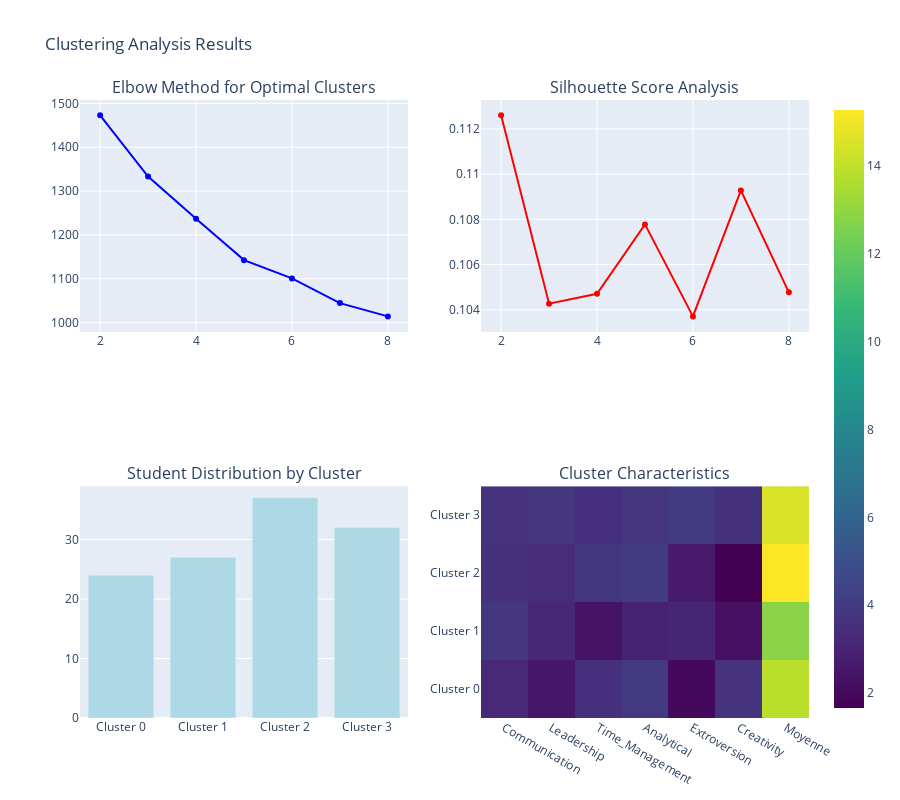
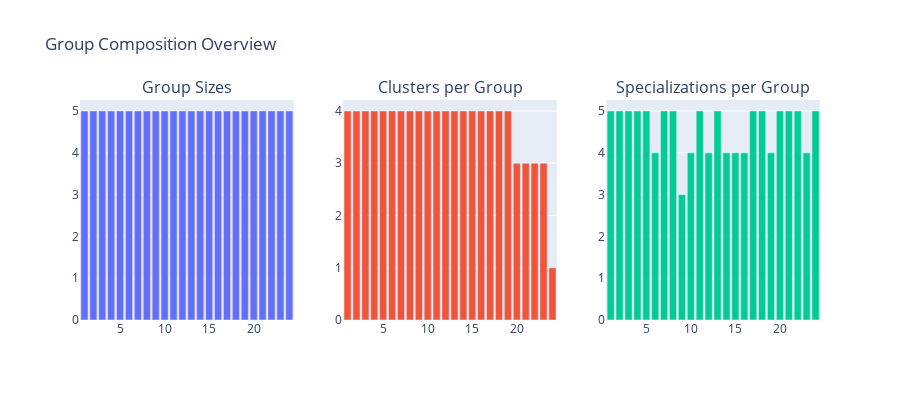
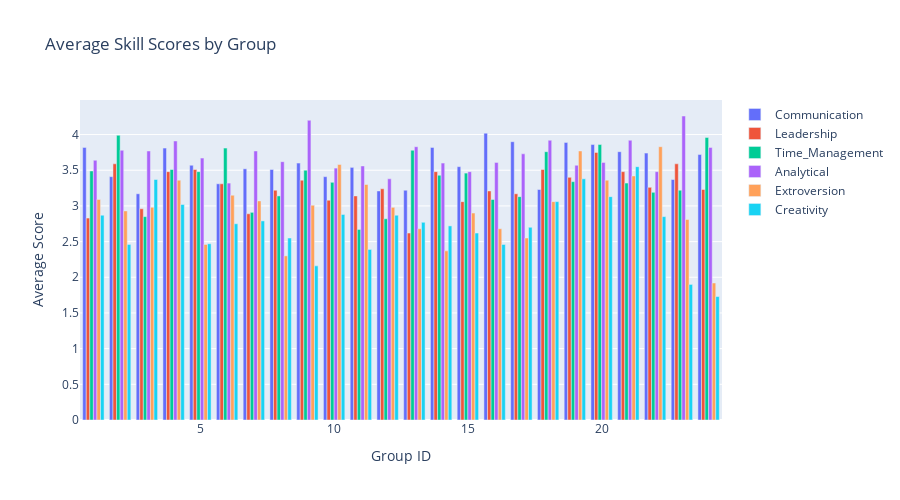
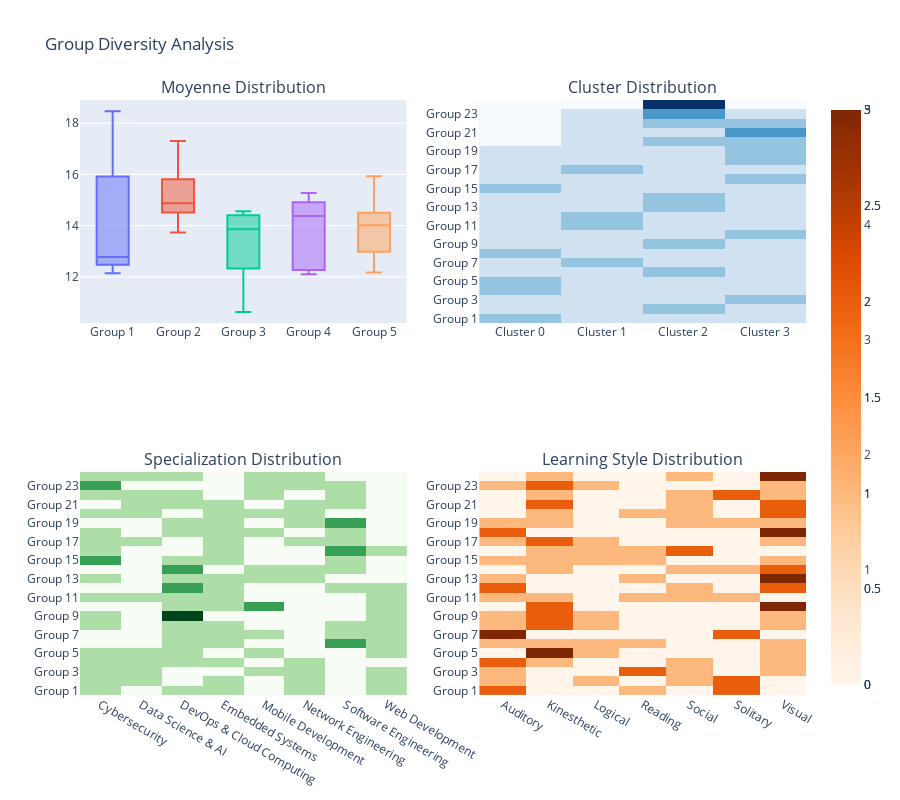

The cell these charts' notebook holds for them, in order:
### Code cell
def visualize_clustering_analysis(cluster_analysis, students_df):
    """
    Create comprehensive visualizations for clustering analysis
    """
    # Create subplots
    fig = make_subplots(
        rows=2, cols=2,
        subplot_titles=[
            'Elbow Method for Optimal Clusters',
            'Silhouette Score Analysis', 
            'Student Distribution by Cluster',
            'Cluster Characteristics'
        ],
        specs=[[{"secondary_y": False}, {"secondary_y": False}],
               [{"type": "bar"}, {"type": "heatmap"}]]
    )
    
    # Elbow method plot
    fig.add_trace(
        go.Scatter(
            x=cluster_analysis['cluster_range'],
            y=cluster_analysis['inertias'],
            mode='lines+markers',
            name='Inertia',
            line=dict(color='blue')
        ),
        row=1, col=1
    )
    
    # Silhouette score plot
    fig.add_trace(
        go.Scatter(
            x=cluster_analysis['cluster_range'],
            y=cluster_analysis['silhouette_scores'],
            mode='lines+markers',
            name='Silhouette Score',
            line=dict(color='red')
        ),
        row=1, col=2
    )
    
    # Cluster distribution
    cluster_counts = students_df['cluster'].value_counts().sort_index()
    fig.add_trace(
        go.Bar(
            x=[f'Cluster {i}' for i in cluster_counts.index],
            y=cluster_counts.values,
            name='Student Count',
            marker_color='lightblue'
        ),
        row=2, col=1
    )
    
    # Cluster characteristics heatmap
    skill_cols = [col for col in students_df.columns if col.endswith('_score')]
    cluster_means = students_df.groupby('cluster')[skill_cols + ['moyenne']].mean()
    
    fig.add_trace(
        go.Heatmap(
            z=cluster_means.values,
            x=[col.replace('_score', '').title() for col in cluster_means.columns],
            y=[f'Cluster {i}' for i in cluster_means.index],
            colorscale='Viridis',
            name='Avg Score'
        ),
        row=2, col=2
    )
    
    fig.update_layout(
        height=800,
        title_text="Clustering Analysis Results",
        showlegend=False
    )
    
    fig.show()

def visualize_group_formation(students_df, group_analysis):
    """
    Create visualizations for group formation results
    """
    # Create multiple visualizations
    
    # 1. Group composition overview
    fig1 = make_subplots(
        rows=1, cols=3,
        subplot_titles=['Group Sizes', 'Clusters per Group', 'Specializations per Group'],
        specs=[[{"type": "bar"}, {"type": "bar"}, {"type": "bar"}]]
    )
    
    groups_data = group_analysis['groups']
    group_ids = [g['group_id'] for g in groups_data]
    
    # Group sizes
    fig1.add_trace(
        go.Bar(x=group_ids, y=[g['size'] for g in groups_data], name='Size'),
        row=1, col=1
    )
    
    # Clusters per group
    fig1.add_trace(
        go.Bar(x=group_ids, y=[g['clusters_represented'] for g in groups_data], name='Clusters'),
        row=1, col=2
    )
    
    # Specializations per group
    fig1.add_trace(
        go.Bar(x=group_ids, y=[g['specializations_represented'] for g in groups_data], name='Specializations'),
        row=1, col=3
    )
    
    fig1.update_layout(height=400, title_text="Group Composition Overview", showlegend=False)
    fig1.show()
    
    # 2. Skill distribution across groups
    skill_cols = [col for col in students_df.columns if col.endswith('_score')]
    skill_names = [col.replace('_score', '').title() for col in skill_cols]
    
    fig2 = go.Figure()
    
    for i, skill in enumerate(skill_cols):
        skill_name = skill.replace('_score', '').title()
        group_avgs = [g['skill_averages'][skill] for g in groups_data]
        
        fig2.add_trace(go.Bar(
            name=skill_name,
            x=group_ids,
            y=group_avgs,
            offsetgroup=i
        ))
    
    fig2.update_layout(
        title="Average Skill Scores by Group",
        xaxis_title="Group ID",
        yaxis_title="Average Score",
        barmode='group',
        height=500
    )
    fig2.show()
    
    # 3. Group diversity analysis
    fig3 = make_subplots(
        rows=2, cols=2,
        subplot_titles=['Moyenne Distribution', 'Cluster Distribution', 'Specialization Distribution', 'Learning Style Distribution']
    )
    
    # Moyenne distribution by group
    for group_id in group_ids[:5]:  # Show first 5 groups
        group_data = students_df[students_df['group'] == group_id]
        fig3.add_trace(
            go.Box(y=group_data['moyenne'], name=f'Group {group_id}'),
            row=1, col=1
        )
    
    # Cluster distribution heatmap
    group_cluster_dist = students_df.groupby(['group', 'cluster']).size().unstack(fill_value=0)
    fig3.add_trace(
        go.Heatmap(
            z=group_cluster_dist.values,
            x=[f'Cluster {i}' for i in group_cluster_dist.columns],
            y=[f'Group {i}' for i in group_cluster_dist.index],
            colorscale='Blues'
        ),
        row=1, col=2
    )
    
    # Specialization distribution
    specialization_dist = students_df.groupby(['group', 'specialization']).size().unstack(fill_value=0)
    fig3.add_trace(
        go.Heatmap(
            z=specialization_dist.values,
            x=specialization_dist.columns,
            y=[f'Group {i}' for i in specialization_dist.index],
            colorscale='Greens'
        ),
        row=2, col=1
    )
    
    # Learning style distribution
    style_dist = students_df.groupby(['group', 'primary_learning_style']).size().unstack(fill_value=0)
    fig3.add_trace(
        go.Heatmap(
            z=style_dist.values,
            x=style_dist.columns,
            y=[f'Group {i}' for i in style_dist.index],
            colorscale='Oranges'
        ),
        row=2, col=2
    )
    
    fig3.update_layout(height=800, title_text="Group Diversity Analysis", showlegend=False)
    fig3.show()

def create_student_profile_radar(student_data):
    """
    Create a radar chart for individual student profile
    """
    skills = ['Communication', 'Leadership', 'Time Management', 'Analytical']
    skill_cols = ['communication_score', 'leadership_score', 'time_management_score', 'analytical_score']
    values = [student_data[col] for col in skill_cols]
    
    fig = go.Figure()
    
    fig.add_trace(go.Scatterpolar(
        r=values + [values[0]],  # Close the polygon
        theta=skills + [skills[0]],
        fill='toself',
        name=f"Student {student_data['student_id']}"
    ))
    
    fig.update_layout(
        polar=dict(
            radialaxis=dict(
                visible=True,
                range=[0, 5]
            )),
        title=f"Skill Profile: {student_data['student_id']} ({student_data['archetype']})",
        showlegend=True
    )
    
    return fig

# Generate visualizations
print("📊 Generating clustering and group formation visualizations...")

# Visualize clustering analysis
visualize_clustering_analysis(cluster_analysis, students_df)

# Visualize group formation results
visualize_group_formation(students_with_groups, group_analysis)

# Show sample student profiles
print("\n👤 Sample Student Profiles:")
sample_students = students_with_groups.sample(3, random_state=42)
for _, student in sample_students.iterrows():
    fig = create_student_profile_radar(student)
    fig.show()
    print(f"Student: {student['student_id']}, Cluster: {student['cluster']}, Group: {student['group']}")
    print(f"Archetype: {student['archetype']}, Specialization: {student['specialization']}, Moyenne: {student['moyenne']}")
    print("---")

### Figure 1 — Plotly figure (JSON) as saved in the notebook; plotly's stock layout.template omitted (floating-point values rounded to 4 significant figures)
{"data": [{"line": {"color": "blue"}, "mode": "lines+markers", "name": "Inertia", "type": "scatter", "x": [2, 3, 4, 5, 6, 7, 8], "xaxis": "x", "y": [1473.0, 1333.0, 1237.0, 1143.0, 1101.0, 1045.0, 1014.0], "yaxis": "y"}, {"line": {"color": "red"}, "mode": "lines+markers", "name": "Silhouette Score", "type": "scatter", "x": [2, 3, 4, 5, 6, 7, 8], "xaxis": "x2", "y": [0.1126, 0.1043, 0.1047, 0.1078, 0.1037, 0.1093, 0.1048], "yaxis": "y2"}, {"marker": {"color": "lightblue"}, "name": "Student Count", "type": "bar", "x": ["Cluster 0", "Cluster 1", "Cluster 2", "Cluster 3"], "xaxis": "x3", "y": [24, 27, 37, 32], "yaxis": "y3"}, {"colorscale": [[0, "#440154"], [0.1111, "#482878"], [0.2222, "#3e4989"], [0.3333, "#31688e"], [0.4444, "#26828e"], [0.5556, "#1f9e89"], [0.6667, "#35b779"], [0.7778, "#6ece58"], [0.8889, "#b5de2b"], [1, "#fde725"]], "name": "Avg Score", "type": "heatmap", "x": ["Communication", "Leadership", "Time_Management", "Analytical", "Extroversion", "Creativity", "Moyenne"], "xaxis": "x4", "y": ["Cluster 0", "Cluster 1", "Cluster 2", "Cluster 3"], "yaxis": "y4", "z": [[3.208, 2.509, 3.487, 3.971, 1.984, 3.661, 13.85], [3.814, 3.154, 2.397, 2.959, 3.093, 2.301, 12.84], [3.571, 3.372, 3.906, 4.049, 2.621, 1.665, 15.26], [3.675, 3.808, 3.508, 3.751, 4.054, 3.614, 14.54]]}], "layout": {"annotations": [{"font": {"size": 16}, "showarrow": false, "text": "Elbow Method for Optimal Clusters", "x": 0.225, "xanchor": "center", "xref": "paper", "y": 1, "yanchor": "bottom", "yref": "paper"}, {"font": {"size": 16}, "showarrow": false, "text": "Silhouette Score Analysis", "x": 0.775, "xanchor": "center", "xref": "paper", "y": 1, "yanchor": "bottom", "yref": "paper"}, {"font": {"size": 16}, "showarrow": false, "text": "Student Distribution by Cluster", "x": 0.225, "xanchor": "center", "xref": "paper", "y": 0.375, "yanchor": "bottom", "yref": "paper"}, {"font": {"size": 16}, "showarrow": false, "text": "Cluster Characteristics", "x": 0.775, "xanchor": "center", "xref": "paper", "y": 0.375, "yanchor": "bottom", "yref": "paper"}], "height": 800, "showlegend": false, "title": {"text": "Clustering Analysis Results"}, "xaxis": {"anchor": "y", "domain": [0, 0.45]}, "xaxis2": {"anchor": "y2", "domain": [0.55, 1]}, "xaxis3": {"anchor": "y3", "domain": [0, 0.45]}, "xaxis4": {"anchor": "y4", "domain": [0.55, 1]}, "yaxis": {"anchor": "x", "domain": [0.625, 1]}, "yaxis2": {"anchor": "x2", "domain": [0.625, 1]}, "yaxis3": {"anchor": "x3", "domain": [0, 0.375]}, "yaxis4": {"anchor": "x4", "domain": [0, 0.375]}}}

### Figure 2 — Plotly figure (JSON) as saved in the notebook; plotly's stock layout.template omitted (floating-point values rounded to 4 significant figures)
{"data": [{"name": "Size", "type": "bar", "x": [1, 2, 3, 4, 5, 6, 7, 8, 9, 10, 11, 12, 13, 14, 15, 16, 17, 18, 19, 20, 21, 22, 23, 24], "xaxis": "x", "y": [5, 5, 5, 5, 5, 5, 5, 5, 5, 5, 5, 5, 5, 5, 5, 5, 5, 5, 5, 5, 5, 5, 5, 5], "yaxis": "y"}, {"name": "Clusters", "type": "bar", "x": [1, 2, 3, 4, 5, 6, 7, 8, 9, 10, 11, 12, 13, 14, 15, 16, 17, 18, 19, 20, 21, 22, 23, 24], "xaxis": "x2", "y": [4, 4, 4, 4, 4, 4, 4, 4, 4, 4, 4, 4, 4, 4, 4, 4, 4, 4, 4, 3, 3, 3, 3, 1], "yaxis": "y2"}, {"name": "Specializations", "type": "bar", "x": [1, 2, 3, 4, 5, 6, 7, 8, 9, 10, 11, 12, 13, 14, 15, 16, 17, 18, 19, 20, 21, 22, 23, 24], "xaxis": "x3", "y": [5, 5, 5, 5, 5, 4, 5, 5, 3, 4, 5, 4, 5, 4, 4, 4, 5, 5, 4, 5, 5, 5, 4, 5], "yaxis": "y3"}], "layout": {"annotations": [{"font": {"size": 16}, "showarrow": false, "text": "Group Sizes", "x": 0.1444, "xanchor": "center", "xref": "paper", "y": 1, "yanchor": "bottom", "yref": "paper"}, {"font": {"size": 16}, "showarrow": false, "text": "Clusters per Group", "x": 0.5, "xanchor": "center", "xref": "paper", "y": 1, "yanchor": "bottom", "yref": "paper"}, {"font": {"size": 16}, "showarrow": false, "text": "Specializations per Group", "x": 0.8556, "xanchor": "center", "xref": "paper", "y": 1, "yanchor": "bottom", "yref": "paper"}], "height": 400, "showlegend": false, "title": {"text": "Group Composition Overview"}, "xaxis": {"anchor": "y", "domain": [0, 0.2889]}, "xaxis2": {"anchor": "y2", "domain": [0.3556, 0.6444]}, "xaxis3": {"anchor": "y3", "domain": [0.7111, 1]}, "yaxis": {"anchor": "x", "domain": [0, 1]}, "yaxis2": {"anchor": "x2", "domain": [0, 1]}, "yaxis3": {"anchor": "x3", "domain": [0, 1]}}}

### Figure 3 — Plotly figure (JSON) as saved in the notebook; plotly's stock layout.template omitted (floating-point values rounded to 4 significant figures)
{"data": [{"name": "Communication", "offsetgroup": "0", "type": "bar", "x": [1, 2, 3, 4, 5, 6, 7, 8, 9, 10, 11, 12, 13, 14, 15, 16, 17, 18, 19, 20, 21, 22, 23, 24], "y": [3.82, 3.41, 3.17, 3.81, 3.57, 3.31, 3.52, 3.51, 3.6, 3.41, 3.54, 3.21, 3.22, 3.82, 3.55, 4.02, 3.9, 3.23, 3.89, 3.86, 3.76, 3.74, 3.37, 3.72]}, {"name": "Leadership", "offsetgroup": "1", "type": "bar", "x": [1, 2, 3, 4, 5, 6, 7, 8, 9, 10, 11, 12, 13, 14, 15, 16, 17, 18, 19, 20, 21, 22, 23, 24], "y": [2.83, 3.59, 2.96, 3.48, 3.51, 3.31, 2.89, 3.22, 3.36, 3.08, 3.14, 3.24, 2.62, 3.48, 3.06, 3.21, 3.17, 3.51, 3.4, 3.75, 3.48, 3.26, 3.59, 3.23]}, {"name": "Time_Management", "offsetgroup": "2", "type": "bar", "x": [1, 2, 3, 4, 5, 6, 7, 8, 9, 10, 11, 12, 13, 14, 15, 16, 17, 18, 19, 20, 21, 22, 23, 24], "y": [3.49, 3.99, 2.85, 3.51, 3.48, 3.81, 2.91, 3.14, 3.5, 3.33, 2.67, 2.82, 3.78, 3.43, 3.46, 3.09, 3.13, 3.76, 3.34, 3.86, 3.32, 3.19, 3.22, 3.96]}, {"name": "Analytical", "offsetgroup": "3", "type": "bar", "x": [1, 2, 3, 4, 5, 6, 7, 8, 9, 10, 11, 12, 13, 14, 15, 16, 17, 18, 19, 20, 21, 22, 23, 24], "y": [3.64, 3.78, 3.77, 3.91, 3.67, 3.32, 3.77, 3.62, 4.2, 3.53, 3.56, 3.38, 3.83, 3.6, 3.48, 3.61, 3.73, 3.92, 3.57, 3.61, 3.92, 3.48, 4.26, 3.82]}, {"name": "Extroversion", "offsetgroup": "4", "type": "bar", "x": [1, 2, 3, 4, 5, 6, 7, 8, 9, 10, 11, 12, 13, 14, 15, 16, 17, 18, 19, 20, 21, 22, 23, 24], "y": [3.09, 2.93, 2.98, 3.36, 2.46, 3.15, 3.07, 2.3, 3.01, 3.58, 3.3, 2.98, 2.68, 2.37, 2.9, 2.68, 2.55, 3.06, 3.77, 3.36, 3.42, 3.83, 2.81, 1.92]}, {"name": "Creativity", "offsetgroup": "5", "type": "bar", "x": [1, 2, 3, 4, 5, 6, 7, 8, 9, 10, 11, 12, 13, 14, 15, 16, 17, 18, 19, 20, 21, 22, 23, 24], "y": [2.87, 2.46, 3.37, 3.02, 2.47, 2.75, 2.79, 2.55, 2.16, 2.88, 2.39, 2.87, 2.77, 2.72, 2.62, 2.46, 2.7, 3.06, 3.38, 3.13, 3.55, 2.85, 1.9, 1.73]}], "layout": {"barmode": "group", "height": 500, "title": {"text": "Average Skill Scores by Group"}, "xaxis": {"title": {"text": "Group ID"}}, "yaxis": {"title": {"text": "Average Score"}}}}

### Figure 4 — Plotly figure (JSON) as saved in the notebook; plotly's stock layout.template omitted (floating-point values rounded to 4 significant figures; data arrays with more than 128 entries replaced by an {"elided": "..."} marker saying what was removed)
{"data": [{"name": "Group 1", "type": "box", "xaxis": "x", "y": [12.14, 18.47, 12.59, 15.07, 12.78], "yaxis": "y"}, {"name": "Group 2", "type": "box", "xaxis": "x", "y": [14.87, 15.32, 13.73, 14.78, 17.3], "yaxis": "y"}, {"name": "Group 3", "type": "box", "xaxis": "x", "y": [13.86, 10.63, 14.35, 12.89, 14.56], "yaxis": "y"}, {"name": "Group 4", "type": "box", "xaxis": "x", "y": [14.38, 15.27, 12.33, 12.1, 14.8], "yaxis": "y"}, {"name": "Group 5", "type": "box", "xaxis": "x", "y": [14.02, 14.03, 13.25, 15.93, 12.17], "yaxis": "y"}, {"colorscale": [[0, "rgb(247,251,255)"], [0.125, "rgb(222,235,247)"], [0.25, "rgb(198,219,239)"], [0.375, "rgb(158,202,225)"], [0.5, "rgb(107,174,214)"], [0.625, "rgb(66,146,198)"], [0.75, "rgb(33,113,181)"], [0.875, "rgb(8,81,156)"], [1, "rgb(8,48,107)"]], "type": "heatmap", "x": ["Cluster 0", "Cluster 1", "Cluster 2", "Cluster 3"], "xaxis": "x2", "y": ["Group 1", "Group 2", "Group 3", "Group 4", "Group 5", "Group 6", "Group 7", "Group 8", "Group 9", "Group 10", "Group 11", "Group 12", "Group 13", "Group 14", "Group 15", "Group 16", "Group 17", "Group 18", "Group 19", "Group 20", "Group 21", "Group 22", "Group 23", "Group 24"], "yaxis": "y2", "z": [[2, 1, 1, 1], [1, 1, 2, 1], [1, 1, 1, 2], [2, 1, 1, 1], [2, 1, 1, 1], [1, 1, 2, 1], [1, 2, 1, 1], [2, 1, 1, 1], [1, 1, 2, 1], [1, 1, 1, 2], [1, 2, 1, 1], [1, 2, 1, 1], [1, 1, 2, 1], [1, 1, 2, 1], [2, 1, 1, 1], [1, 1, 1, 2], [1, 2, 1, 1], [1, 1, 1, 2], [1, 1, 1, 2], [0, 1, 2, 2], [0, 1, 1, 3], [0, 1, 2, 2], [0, 1, 3, 1], [0, 0, 5, 0]]}, {"colorscale": [[0, "rgb(247,252,245)"], [0.125, "rgb(229,245,224)"], [0.25, "rgb(199,233,192)"], [0.375, "rgb(161,217,155)"], [0.5, "rgb(116,196,118)"], [0.625, "rgb(65,171,93)"], [0.75, "rgb(35,139,69)"], [0.875, "rgb(0,109,44)"], [1, "rgb(0,68,27)"]], "type": "heatmap", "x": ["Cybersecurity", "Data Science & AI", "DevOps & Cloud Computing", "Embedded Systems", "Mobile Development", "Network Engineering", "Software Engineering", "Web Development"], "xaxis": "x3", "y": ["Group 1", "Group 2", "Group 3", "Group 4", "Group 5", "Group 6", "Group 7", "Group 8", "Group 9", "Group 10", "Group 11", "Group 12", "Group 13", "Group 14", "Group 15", "Group 16", "Group 17", "Group 18", "Group 19", "Group 20", "Group 21", "Group 22", "Group 23", "Group 24"], "yaxis": "y3", "z": {"elided": "24x8 int values"}}, {"colorscale": [[0, "rgb(255,245,235)"], [0.125, "rgb(254,230,206)"], [0.25, "rgb(253,208,162)"], [0.375, "rgb(253,174,107)"], [0.5, "rgb(253,141,60)"], [0.625, "rgb(241,105,19)"], [0.75, "rgb(217,72,1)"], [0.875, "rgb(166,54,3)"], [1, "rgb(127,39,4)"]], "type": "heatmap", "x": ["Auditory", "Kinesthetic", "Logical", "Reading", "Social", "Solitary", "Visual"], "xaxis": "x4", "y": ["Group 1", "Group 2", "Group 3", "Group 4", "Group 5", "Group 6", "Group 7", "Group 8", "Group 9", "Group 10", "Group 11", "Group 12", "Group 13", "Group 14", "Group 15", "Group 16", "Group 17", "Group 18", "Group 19", "Group 20", "Group 21", "Group 22", "Group 23", "Group 24"], "yaxis": "y4", "z": {"elided": "24x7 int values"}}], "layout": {"annotations": [{"font": {"size": 16}, "showarrow": false, "text": "Moyenne Distribution", "x": 0.225, "xanchor": "center", "xref": "paper", "y": 1, "yanchor": "bottom", "yref": "paper"}, {"font": {"size": 16}, "showarrow": false, "text": "Cluster Distribution", "x": 0.775, "xanchor": "center", "xref": "paper", "y": 1, "yanchor": "bottom", "yref": "paper"}, {"font": {"size": 16}, "showarrow": false, "text": "Specialization Distribution", "x": 0.225, "xanchor": "center", "xref": "paper", "y": 0.375, "yanchor": "bottom", "yref": "paper"}, {"font": {"size": 16}, "showarrow": false, "text": "Learning Style Distribution", "x": 0.775, "xanchor": "center", "xref": "paper", "y": 0.375, "yanchor": "bottom", "yref": "paper"}], "height": 800, "showlegend": false, "title": {"text": "Group Diversity Analysis"}, "xaxis": {"anchor": "y", "domain": [0, 0.45]}, "xaxis2": {"anchor": "y2", "domain": [0.55, 1]}, "xaxis3": {"anchor": "y3", "domain": [0, 0.45]}, "xaxis4": {"anchor": "y4", "domain": [0.55, 1]}, "yaxis": {"anchor": "x", "domain": [0.625, 1]}, "yaxis2": {"anchor": "x2", "domain": [0.625, 1]}, "yaxis3": {"anchor": "x3", "domain": [0, 0.375]}, "yaxis4": {"anchor": "x4", "domain": [0, 0.375]}}}
